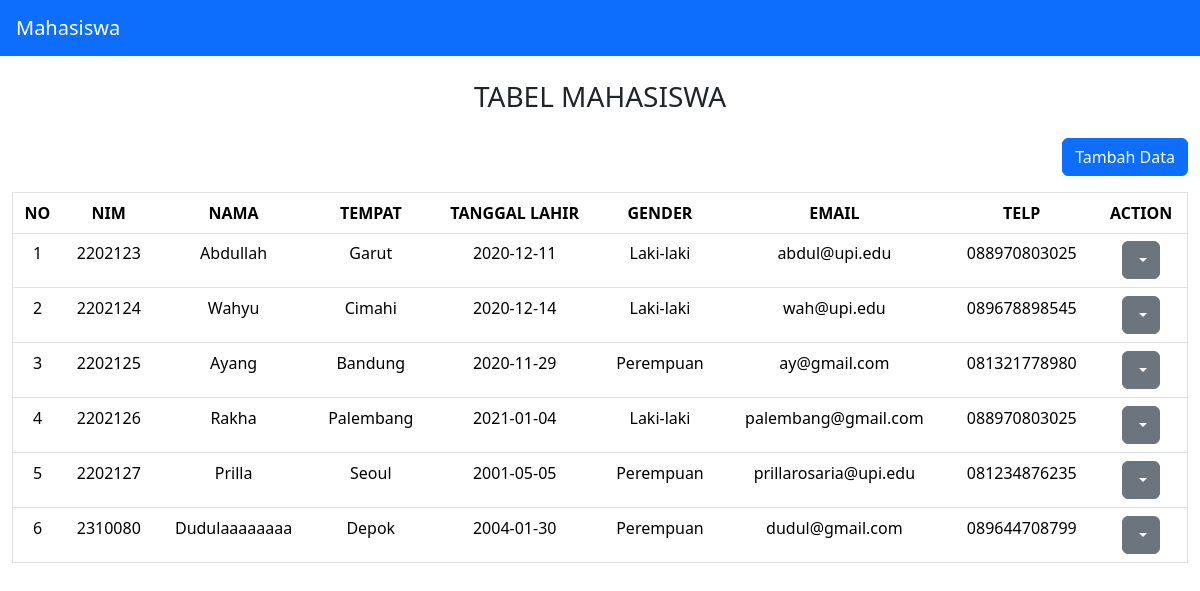
Page /project/index.php on the committed database.
### tables this page shows
CREATE TABLE `mahasiswa` (
  `id` int(11) NOT NULL,
  `nim` varchar(100) NOT NULL,
  `nama` varchar(100) NOT NULL,
  `tempat` varchar(100) NOT NULL,
  `tl` varchar(100) NOT NULL,
  `gender` varchar(10) NOT NULL,
  `email` varchar(100) NOT NULL,
  `telp` varchar(100) NOT NULL
);

### project/presenter/ProsesMahasiswa.php (called while the page is built, shortened)
<?php
class ProsesMahasiswa implements KontrakPresenter
{
	private $tabelmahasiswa;
	private $data = [];
	function __construct()
	{
		try {
			$db_host = "localhost";
			$db_user = "root";
			$db_password = "";
			$db_name = "db_tp9";
			$this->tabelmahasiswa = new TabelMahasiswa($db_host, $db_user, $db_password, $db_name);
			$this->data = array();
		} catch (Exception $e) {
			echo "yah error" . $e->getMessage();
		}
	}
	function prosesDataMahasiswa()
	{
		try {
			$this->tabelmahasiswa->open();
			$this->tabelmahasiswa->getMahasiswa();
			while ($row = $this->tabelmahasiswa->getResult()) {
				$mahasiswa = new Mahasiswa();
				$mahasiswa->setId($row['id']);
				$mahasiswa->setNim($row['nim']);
				$mahasiswa->setNama($row['nama']);
				$mahasiswa->setTempat($row['tempat']);
				$mahasiswa->setTl($row['tl']);
				$mahasiswa->setGender($row['gender']);
				$mahasiswa->setEmail($row['email']);
				$mahasiswa->setTelp($row['telp']);
				$this->data[] = $mahasiswa;
			}
		} catch (Exception $e) {
			echo "yah error part 2" . $e->getMessage();
		}
	}
	function getId($i)
	{
		return $this->data[$i]->id;
	}
	function getNim($i)
	{
		return $this->data[$i]->nim;
	}
	function getNama($i)
	{
		return $this->data[$i]->nama;
	}
	function getTempat($i)
	{
		return $this->data[$i]->tempat;
	}
	function getTl($i)
	{
		return $this->data[$i]->tl;
	}
	function getGender($i)
	{
		return $this->data[$i]->gender;
	}
	function getEmail($i)
	{
		return $this->data[$i]->email;
	}
	function getTelp($i)
	{
		return $this->data[$i]->telp;
	}
	function getSize()
	{
		return sizeof($this->data);
	}
}

### project/model/Mahasiswa.class.php (called while the page is built, shortened)
<?php
class Mahasiswa
{
	function setId($id)
	{
		$this->id = $id;
	}
	function setNim($nim)
	{
		$this->nim = $nim;
	}
	function setNama($nama)
	{
		$this->nama = $nama;
	}
	function setTempat($tempat)
	{
		$this->tempat = $tempat;
	}
	function setTl($tl)
	{
		$this->tl = $tl;
	}
	function setGender($gender)
	{
		$this->gender = $gender;
	}
	function setEmail($email){
		$this->email = $email;
	}
	function setTelp($telp){
		$this->telp = $telp;
	}
}

### project/model/DB.class.php (called while the page is built, shortened)
<?php
class DB
{
	var $db_host = 'localhost';
	var $db_user = 'root';
	var $db_password = '';
	var $db_name = 'db_tp9';
	var $db_link = '';
	function __construct($db_host = '', $db_user = '', $db_password = '', $db_name = '')
	{
		$this->db_host = $db_host;
		$this->db_user = $db_user;
		$this->db_password = $db_password;
		$this->db_name = $db_name;
	}
	function open()
	{
		$this->db_link = mysqli_connect($this->db_host, $this->db_user, $this->db_password, $this->db_name);
	}
	function execute($query = "")
	{
		$this->result = mysqli_query($this->db_link, $query);
		return $this->result;
	}
}

### project/model/TabelMahasiswa.class.php (called while the page is built, shortened)
<?php
class TabelMahasiswa extends DB
{
	function getMahasiswa()
	{
		$query = "SELECT * FROM mahasiswa";
		return $this->execute($query);
	}
}

### project/view/TampilMahasiswa.php (the view, shortened to what this page needs)
<?php
include("presenter/ProsesMahasiswa.php");
class TampilMahasiswa implements KontrakView
{
	private $prosesmahasiswa;
	function __construct()
	{
		$this->prosesmahasiswa = new ProsesMahasiswa();
	}
	function tampil()
	{
		$this->prosesmahasiswa->prosesDataMahasiswa();
		$data = null;
		for ($i = 0; $i < $this->prosesmahasiswa->getSize(); $i++) {
			$no = $i + 1;
			$data .= "<tr>
			<td>" . $no . "</td>
			<td>" . $this->prosesmahasiswa->getNim($i) . "</td>
			<td>" . $this->prosesmahasiswa->getNama($i) . "</td>
			<td>" . $this->prosesmahasiswa->getTempat($i) . "</td>
			<td>" . $this->prosesmahasiswa->getTl($i) . "</td>
			<td>" . $this->prosesmahasiswa->getGender($i) . "</td>
			<td>" . $this->prosesmahasiswa->getEmail($i) . "</td>
			<td>" . $this->prosesmahasiswa->getTelp($i) . "</td>
			<td>
				<div class='dropdown'>
					<button class='btn btn-secondary dropdown-toggle' type='button' id='dropdown{$this->prosesmahasiswa->getId($i)}' data-bs-toggle='dropdown' aria-expanded='false'>
					</button>
					<ul class='dropdown-menu' aria-labelledby='dropdown{$this->prosesmahasiswa->getId($i)}'>
						<li><a class='dropdown-item' href='index.php?edit=" . $this->prosesmahasiswa->getId($i) . "'>Edit</a></li>
						<li><a class='dropdown-item' href='index.php?delete=" . $this->prosesmahasiswa->getId($i) . "'>Hapus</a></li>
					</ul>
				</div>
			</td> </tr>";
		}
	}
}

### project/index.php
<?php
include("view/TampilMahasiswa.php");
$tp = new TampilMahasiswa();
if (isset($_GET['create'])) {
    $tp->create();
} else if (isset($_POST['add'])) {
    $tp->add($_POST);
} else if (isset($_GET['edit'])) {
    $tp->edit($_GET['edit']);
} else if (isset($_POST['update'])) {
    $tp->update($_POST);
} else if (isset($_GET['delete'])) {
    $tp->delete($_GET['delete']);
} else {
    $data = $tp->tampil();
}

### project/model/Template.class.php (shortened to what this page needs)
<?php
class Template{
	var $content = '';
	function __construct($filename = ''){
		$this->content = implode('', @file($filename));
	}
	function clear(){
		$this->content = preg_replace("/DATA_[A-Z|_|0-9]+/", "", $this->content);
	}
	function write(){
		print $this->content;
	}
	function replace($old = '', $new = ''){
		if(is_int($new)){
			$value = sprintf("%d", $new);
		}elseif(is_float($new)){
			$value = sprintf("%f", $new);
		}elseif(is_array($new)){
			$value = '';
			foreach( $new as $item){
				$value .= $item. '';
			}
		}else{
			$value = $new;
		}
		$this->content = preg_replace("/$old/",  $value, $this->content);
	}
}

### rows in the picture
mahasiswa: no "1", nim "2202123", nama "Abdullah", tempat "Garut", tl "2020-12-11", gender "Laki-laki", email "abdul@upi.edu", telp "088970803025"
mahasiswa: no "2", nim "2202124", nama "Wahyu", tempat "Cimahi", tl "2020-12-14", gender "Laki-laki", email "wah@upi.edu", telp "089678898545"
mahasiswa: no "3", nim "2202125", nama "Ayang", tempat "Bandung", tl "2020-11-29", gender "Perempuan", email "ay@gmail.com", telp "081321778980"
mahasiswa: no "4", nim "2202126", nama "Rakha", tempat "Palembang", tl "2021-01-04", gender "Laki-laki", email "palembang@gmail.com", telp "088970803025"
mahasiswa: no "5", nim "2202127", nama "Prilla", tempat "Seoul", tl "2001-05-05", gender "Perempuan", email "prillarosaria@upi.edu", telp "081234876235"
mahasiswa: no "6", nim "2310080", nama "Dudulaaaaaaaa", tempat "Depok", tl "2004-01-30", gender "Perempuan", email "dudul@gmail.com", telp "089644708799"

### other values in the picture
$this->content "Mahasiswa TABEL MAHASISWA Tambah Data NO NIM NAMA TEMPAT TANGGAL LAHIR GENDER EMAIL TELP ACTION"
